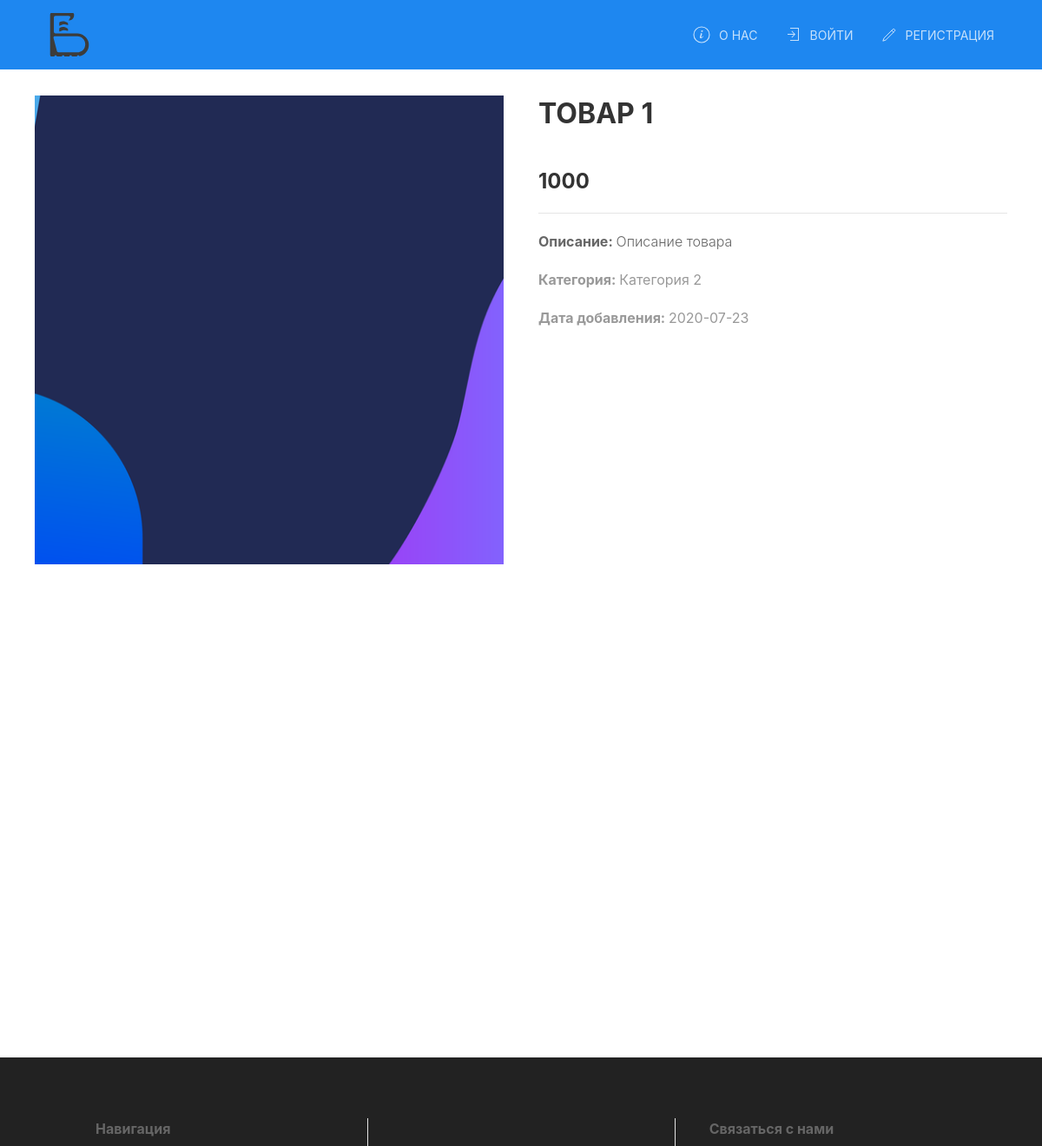
Page /products/target=1 on the committed database.
### py_market/models.py (models this page shows, shortened)
class ProductPhoto(db.Model):
    __tablename__ = "ProductPhoto"
    id = db.Column(db.Integer, primary_key=True)
    path = db.Column(db.String(250))
    products = db.Column(db.Integer, db.ForeignKey(Product.id))
    product = db.relationship(Product,
                              backref=db.backref("photos", lazy="subquery"),
                              foreign_keys=[products])

class Product(db.Model):
    __tablename__ = "Product"
    id = db.Column(db.Integer, primary_key=True, autoincrement=True)
    name = db.Column(db.String(100), nullable=False)
    price = db.Column(db.Float, nullable=False)
    male = db.Column(db.Boolean, nullable=True)
    brand = db.Column(db.String(100), nullable=True)
    description = db.Column(db.String(200))
    arrival_date = db.Column(db.Date(), default=date.today())

class Category(db.Model):
    __tablename__ = "Category"
    id = db.Column(db.Integer, primary_key=True)
    product_id = db.Column(db.Integer, db.ForeignKey("Product.id"))
    products = db.relationship("Product",
                               backref=db.backref("category", lazy="select", uselist=True),
                               secondary=products_categories,
                               uselist=True)
    name = db.Column(db.String(100), nullable=False, unique=True)
    def __repr__(self):
        return f"{self.name}"

### products/products.py (the view)
@bp_prods.route('/target=<int:id>')
def product_page(id):
    target_product = Product.query.filter(Product.id == id).first_or_404()
    return render_template("products/product_page.html", product=target_product)

### products/products.py (called while the page is built)
@bp_prods.before_request
def before_request():
    if current_user:
        g.user = current_user

### py_market/routes.py (called while the page is built)
@app.before_request
def before_request():
    if current_user:
        g.user = current_user

@app.context_processor
def inject_user():
    if current_user:
        return dict(user=g.user)

### products/templates/products/product_page.html (shortened to what this page needs)
{% extends "py_market/base.html" %}
{% block content %}
    {% with product = product %}
        <div class="uk-child-width-1-2" uk-grid>
            <div class="">
                {% if product.photos|length >= 1 %}
                    <div class="uk-position-relative uk-visible-toggle uk-light"
                         uk-slideshow="animation: pull; finite: true; ratio: 1:1;">
                        <ul class="uk-slideshow-items">
                            {% for photo in product.photos %}
                                <li>
                                    <img src="{{url_for('static', filename=photo.path) }}" alt="alt_img" uk-cover>
                                </li>
                            {% endfor %}
                        </ul>
                    </div>
                {% endif %}
            </div>
            <div>
                <div class="uk-h2 uk-text-bold uk-text-uppercase">
                    {{ product.name }}
                </div>
                <div class="uk-h3 uk-text-bold uk-text-uppercase">
                    {{ product.price }}
                </div>
                <hr>
                <div class="">
                    {% if product.description %}
                        <label class="uk-text-bold">Описание: </label>
                        <span class="uk-text-light ">{{ product.description }}</span>
                    {% endif %}
                    {% if product.category|length %}
                        <p class="uk-text-muted uk-text-middle">
                            <label class="uk-text-bold">Категория: </label>
                            {% for category in product.category|groupby("name") %}
                                {{ category.list|join(",") }}
                            {% endfor %}
                         </p>
                    {% endif %}
                    <p class="uk-text-muted uk-text-middle">
                        <label class="uk-text-bold">Дата добавления: </label>
                        {{ product.arrival_date }}
                    </p>
                </div>
            </div>
        </div>
    {% endwith %}
{% endblock %}

### py_market/templates/py_market/base.html (shortened to what this page needs)
{% from "py_market/macroses.html" import show_flashed_messages with context %}
<html lang="ru">
    <head>
        {% block head %}
            <link type="text/css" rel="stylesheet" href="{{ url_for('static', filename='/css/style.css') }}">
            <link type="text/css" rel="stylesheet" href="{{ url_for('static', filename='/css/uikit.css') }}">
        {% endblock %}
    </head>
    <body>
        {% block header %}
            {% include "py_market/header.html" with context %}
        {% endblock %}
        <div offset-bottom uk-height-viewport class="uk-container uk-margin-small">
            {% block content %}
            {% endblock %}
        </div>
        <div id="footer"  class="uk-margin-top uk-visible@s">
            {% block footer %}
                {% include "py_market/footer.html"%}
            {% endblock %}
        </div>
    </body>
</html>

### py_market/templates/py_market/header.html (shortened to what this page needs)
<div class="uk-section-primary uk-preserve-color">
    <nav uk-navbar="" class="uk-navbar-container uk-container uk-navbar-transparent">
         <div class="uk-navbar-left" aria-expanded="false">
             <ul class="uk-navbar-nav">
                 <li>
                    <a class="uk-navbar-item uk-logo uk-text-uppercase"
                       href="{{ url_for('home') }}"
                       title="Главная страница">
                    </a>
                 </li>
             </ul>
         </div>
        <div class="uk-navbar-right">
            <ul class="uk-navbar-nav">
                <li>
                    <a href="{{ url_for('about') }}">
                        <span class="uk-icon" uk-icon="info"></span>
                        <span class="uk-margin-small-left">О нас</span>
                    </a>
                </li>
                {% if user.is_authenticated %}
                    <li>
                        <a href="{{ url_for('cart') }}">
                            <span class="uk-icon" uk-icon="cart"></span>
                            <span class="uk-margin-small-left">Корзина</span>
                        </a>
                    </li>
                    <li>
                        <a uk-navbar-toggle-icon class="uk-icon uk-navbar-toggle-icon"></a>
                        <div class="uk-navbar-dropdown">
                            <ul class="uk-nav uk-dropdown-nav">
                                <li>
                                    <a href="{{ url_for('profile') }}">
                                        <span class="uk-icon" uk-icon="user"></span>
                                        <span class="uk-margin-small-left">{{ user.name }}</span>
                                    </a>
                                </li>
                                <li class="uk-nav-divider"></li>
                                <li>
                                     <a href="{{ url_for('auth.logout') }}">
                                         <span class="uk-icon" uk-icon="sign-out"></span>
                                         <span class="uk-margin-small-left">Выйти</span>
                                    </a>
                                </li>
                            </ul>
                        </div>
                    </li>
                {% else %}
                    <li>
                        <a class="uk-icon-link" href="{{ url_for('auth.login') }}">
                            <span class="uk-icon" uk-icon="sign-in"></span>
                            <span class="uk-margin-small-left">Войти</span>
                        </a>
                    </li>
                    <li>
                        <a class="uk-icon-link" href="{{ url_for('auth.register') }}">
                            <span class="uk-icon" uk-icon="pencil"></span>
                            <span class="uk-margin-small-left">Регистрация</span>
                        </a>
                    </li>
                {% endif %}
            </ul>
        </div>
    </nav>
</div>

### py_market/templates/py_market/footer.html (shortened to what this page needs)
<footer>
    <div class="uk-background-secondary uk-padding-large">
        <div class="uk-container ">
            <div uk-grid class="uk-grid-large@m uk-grid-row-small@s uk-grid-divider uk-child-width-expand@s uk-grid">
                <div class="uk-first-column">
                    <ul  class="uk-list">
                         <li class="uk-text-bold">Навигация</li>
                    </ul>
                </div>
                <div></div>
                <div>
                    <ul class="uk-list uk-iconnav uk-iconnav-vertical">
                        <li class="uk-text-bold">Связаться с нами</li>
                    </ul>
                </div>
            </div>
        </div>
    </div>
</footer>

### py_market/static/css/style.css (style rules this page uses)
.uk-navbar-nav > li > a { color: #ffffffbf!important; }

### rows in the picture
ProductPhoto: path (picture)
Product: name "ТОВАР 1", price "1000", description "Описание товара", arrival_date "2020-07-23"
Category: list "Категория 2"
